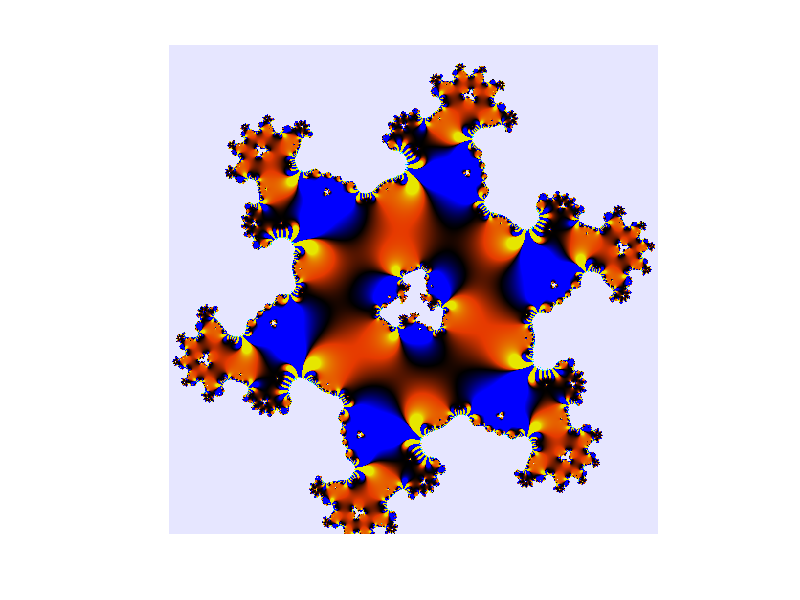

Recreate this plot in MATLAB.
%matlab doodle
%coloring book of complex function representations, Barnes
s=1000;
I=ones(s,s,3);
w=2.2;
for k=1:s
    for h=1:s
        z=((k-s/2)-i*(h-30-s/2))*w/s;
        for r=1:6
            z=z^6-0.85*i-0.0001/z^3+0.000;
        end
        r=real(z);
        a=r^2/20;
        I(h,k,1)=min(0.9,-4*r+0.0025*a);
        I(h,k,2)=min(0.9,-1*r+0.0025*a);
        I(h,k,3)=min(1,3*r+0.0025*a);
    end
end
imshow(I)
%imwrite(I,"coloring.jpg")